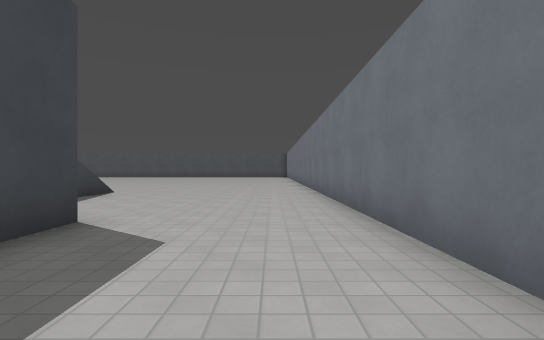
[1] (above)

24 first-person views from a walk through a Godot game level. The camera is 1.2 m above the floor, looks level and sees 80° across. The floor is counted in squares, 2 m on a side. Each view is taken from the middle of a square. On the plan, view 1 faces up. The plan holds only what a view shows up to about 10 squares ahead; the rest is blank. The place goes on beyond the plan. Characters and animated objects are not drawn. Surface patterns are stand-ins for the level's own textures.

[2]
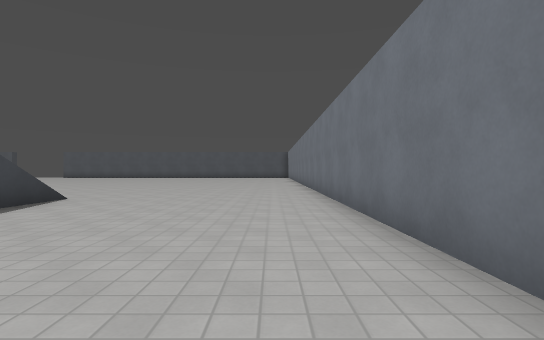

[3]
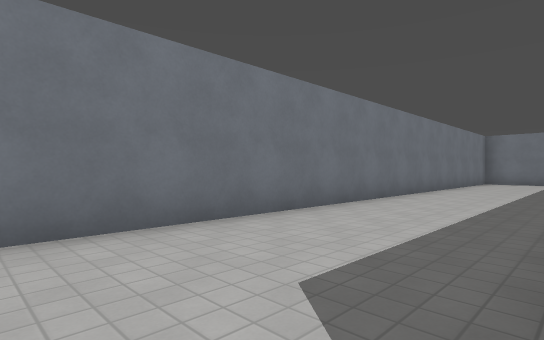

[4]
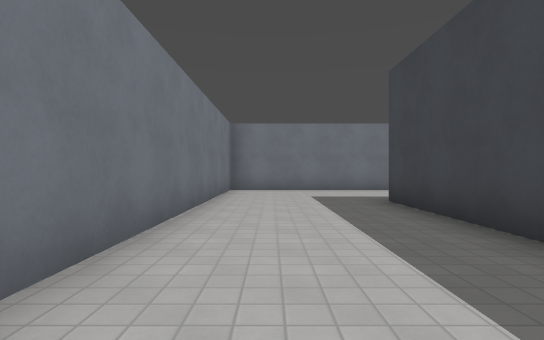

[5]
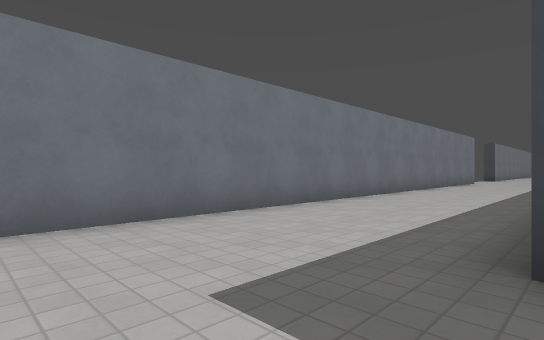

[6]
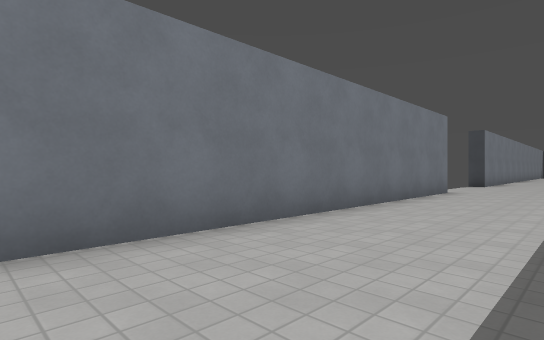

[7]
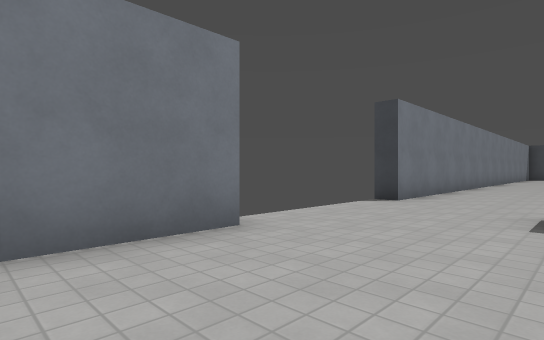

[8]
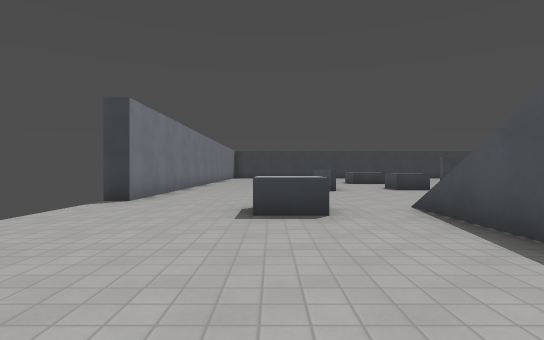

[9]
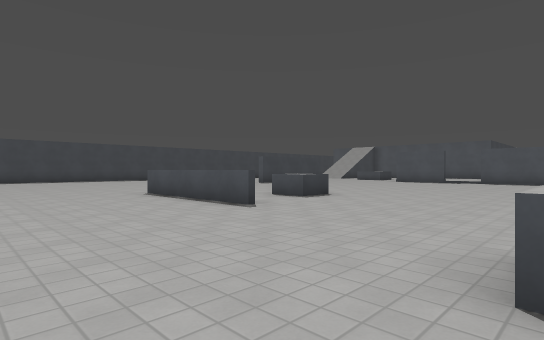

[10]
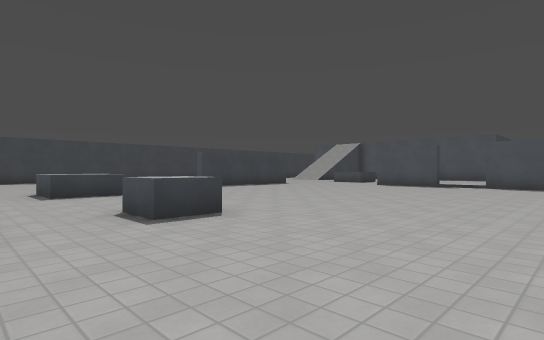

[11]
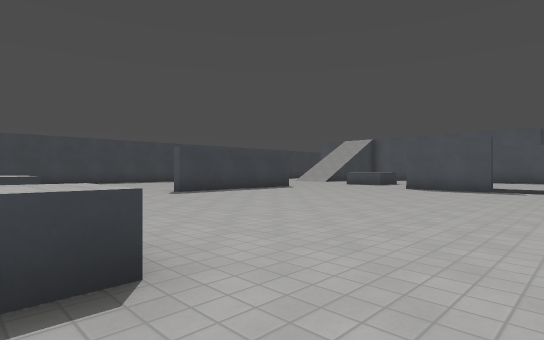

[12]
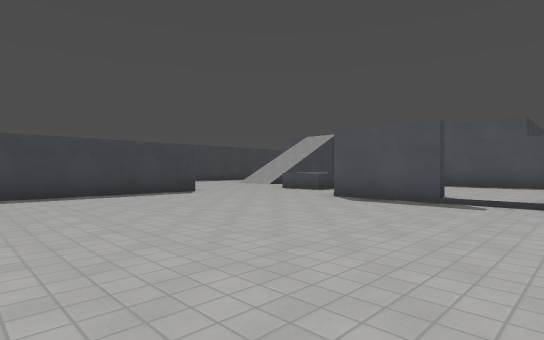

[13]
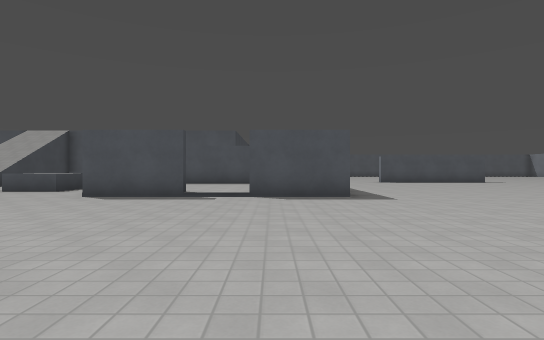

[14]
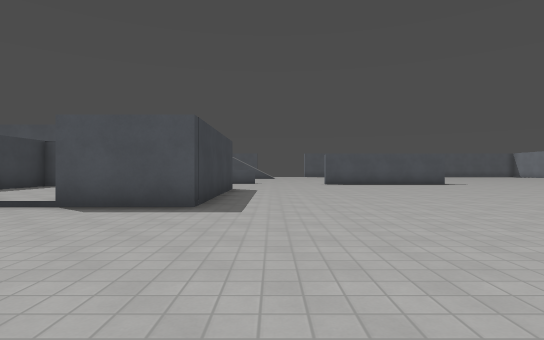

[15]
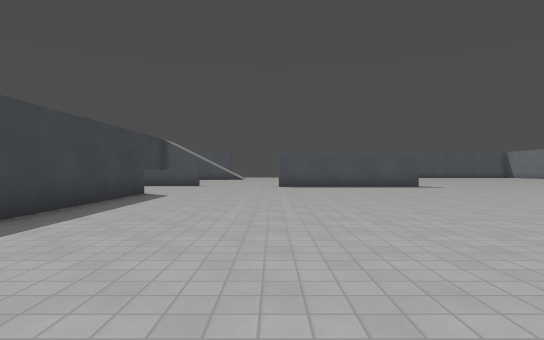

[16]
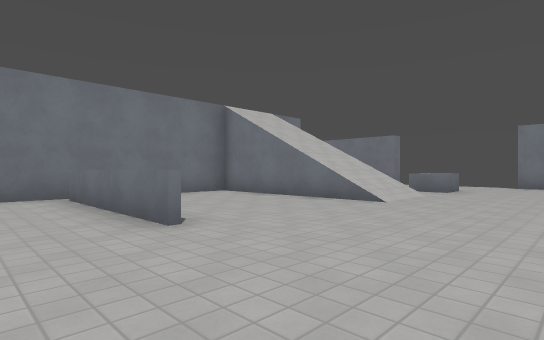

[17]
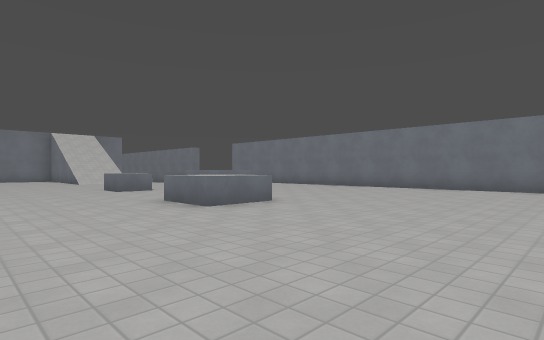

[18]
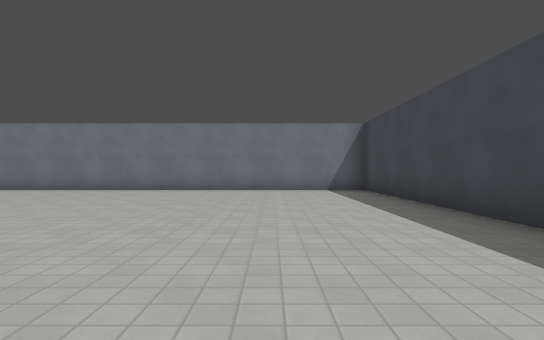

[19]
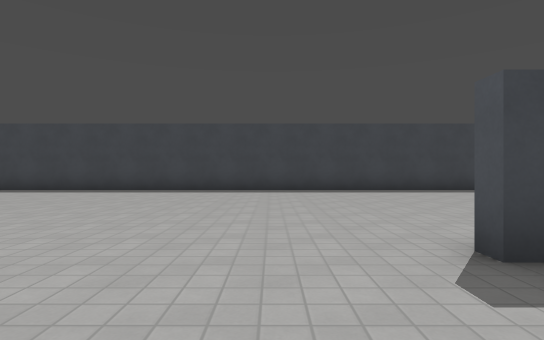

[20]
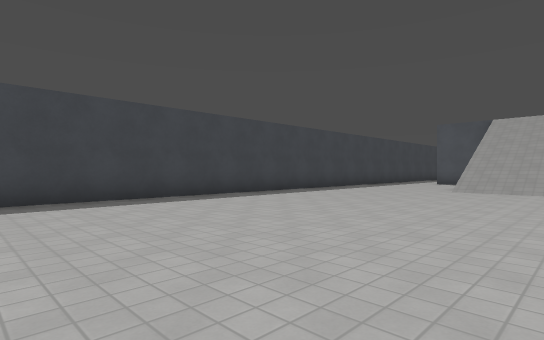

[21]
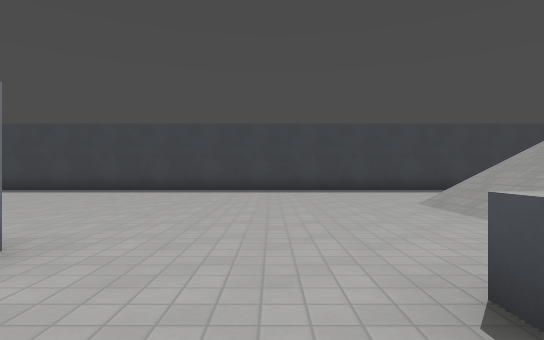

[22]
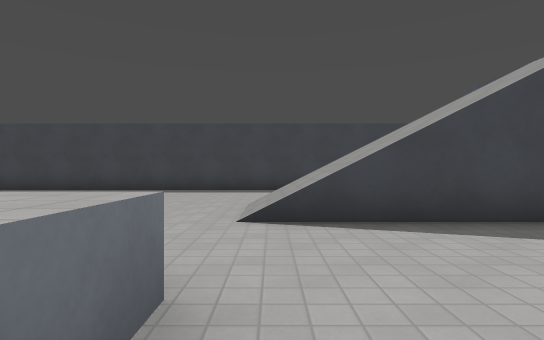

[23]
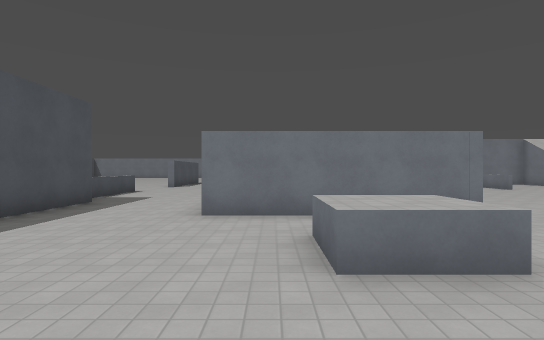

[24]
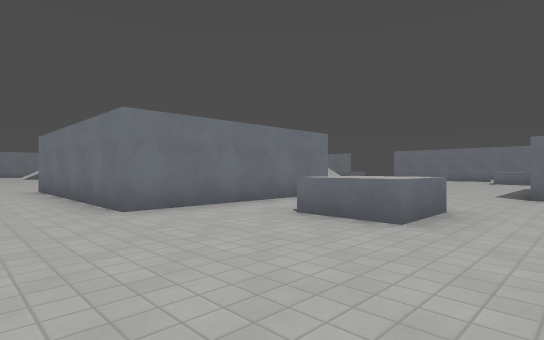

### Floor plan
Key: @ floor where view 1 was taken; # wall or solid block; . main floor; : floor 0.25 m higher than the main floor; + floor 5 m higher than the main floor; / step, stairs or slope; = window, fence, low wall or low ledge; ^ raised ledge.
Columns run from 38 left of view 1 to 2 right of it. Each row starts with its distance up from view 1.
 12 #   ///.......... ...........   ........#
 11 #.  ///......................   ........#
 10 #.. ///.....#######..........    .......#
  9 #...///.....#:::  #.........      ......#
  8 #........^^.#:::  #........       /.....#
  7 #........^^.#:::  #.......        /.....#
  6 #...........#:::  #.......        /.....#
  5 #...........###/###......          .....#
  4 #.......#...............           //...#
  3 #.......#..............             /...#
  2 #.......#.............              /...#
  1 #.......#.............              /...#
  0 #.......#...............+           /.@.#
 -1 #...................^^^=+           /...#
 -2 #......................              ...#
 -3 #.......................             ...#
 -4 #........^^.............+           /...#
 -5 #........^^...^..../////+           /...#
 -6 #................../////            /...#
 -7 #...........^^^....////             /...#
 -8 #.......................          ++/...#
 -9 #..................^..... ..............#
-10 #.......................................#
-11 #.......................................#
-12 ##################....###################

Where each view was taken, in squares from view 1:
view 1: 0 up, 0 right, facing up
view 2: 2 up, 0 right, facing up
view 3: 4 up, 2 left, facing down-right
view 4: 2 down, 0 right, facing down
view 5: 8 down, 0 right, facing down-left
view 6: 9 down, 7 left, facing down-left
view 7: 9 down, 14 left, facing down-left
view 8: 9 down, 14 left, facing left
view 9: 11 down, 19 left, facing up-left
view 10: 7 down, 20 left, facing up-left
view 11: 5 down, 22 left, facing up-left
view 12: 1 down, 22 left, facing up-left
view 13: 2 down, 22 left, facing up
view 14: 0 up, 19 left, facing up
view 15: 2 up, 17 left, facing up
view 16: 1 up, 22 left, facing down-right
view 17: 1 down, 34 left, facing down-right
view 18: 2 down, 35 left, facing down
view 19: 2 down, 28 left, facing left
view 20: 1 down, 31 left, facing up-left
view 21: 6 up, 28 left, facing left
view 22: 9 up, 28 left, facing left
view 23: 9 up, 32 left, facing right
view 24: 12 up, 31 left, facing down-right
